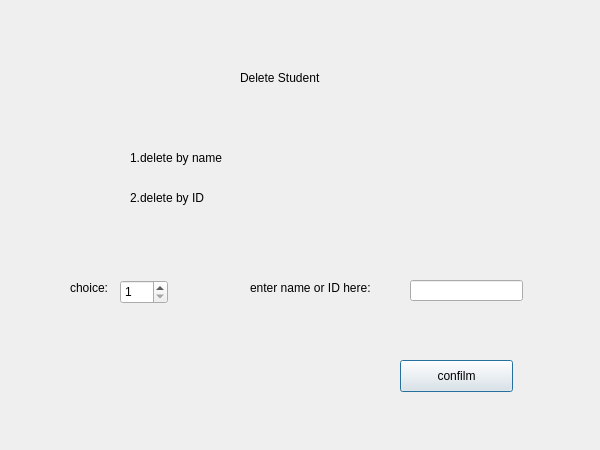
<?xml version="1.0" encoding="UTF-8"?>
<ui version="4.0">
 <class>Deletestu</class>
 <widget class="QDialog" name="Deletestu">
  <property name="geometry">
   <rect>
    <x>0</x>
    <y>0</y>
    <width>600</width>
    <height>450</height>
   </rect>
  </property>
  <property name="windowTitle">
   <string>Dialog</string>
  </property>
  <widget class="QPushButton" name="pushButton">
   <property name="geometry">
    <rect>
     <x>400</x>
     <y>360</y>
     <width>113</width>
     <height>32</height>
    </rect>
   </property>
   <property name="text">
    <string>confilm</string>
   </property>
  </widget>
  <widget class="QLabel" name="label_2">
   <property name="geometry">
    <rect>
     <x>130</x>
     <y>150</y>
     <width>111</width>
     <height>16</height>
    </rect>
   </property>
   <property name="text">
    <string>1.delete by name</string>
   </property>
  </widget>
  <widget class="QLineEdit" name="lineEdit">
   <property name="geometry">
    <rect>
     <x>410</x>
     <y>280</y>
     <width>113</width>
     <height>21</height>
    </rect>
   </property>
  </widget>
  <widget class="QLabel" name="label_3">
   <property name="geometry">
    <rect>
     <x>130</x>
     <y>190</y>
     <width>91</width>
     <height>16</height>
    </rect>
   </property>
   <property name="text">
    <string>2.delete by ID</string>
   </property>
  </widget>
  <widget class="QLabel" name="label">
   <property name="geometry">
    <rect>
     <x>240</x>
     <y>70</y>
     <width>121</width>
     <height>16</height>
    </rect>
   </property>
   <property name="text">
    <string>Delete Student</string>
   </property>
  </widget>
  <widget class="QSpinBox" name="spinBox">
   <property name="geometry">
    <rect>
     <x>120</x>
     <y>280</y>
     <width>48</width>
     <height>24</height>
    </rect>
   </property>
   <property name="minimum">
    <number>1</number>
   </property>
   <property name="maximum">
    <number>2</number>
   </property>
  </widget>
  <widget class="QLabel" name="label_4">
   <property name="geometry">
    <rect>
     <x>70</x>
     <y>280</y>
     <width>59</width>
     <height>16</height>
    </rect>
   </property>
   <property name="text">
    <string>choice:</string>
   </property>
  </widget>
  <widget class="QLabel" name="label_5">
   <property name="geometry">
    <rect>
     <x>250</x>
     <y>280</y>
     <width>141</width>
     <height>16</height>
    </rect>
   </property>
   <property name="text">
    <string>enter name or ID here:</string>
   </property>
  </widget>
 </widget>
 <resources/>
 <connections/>
</ui>
